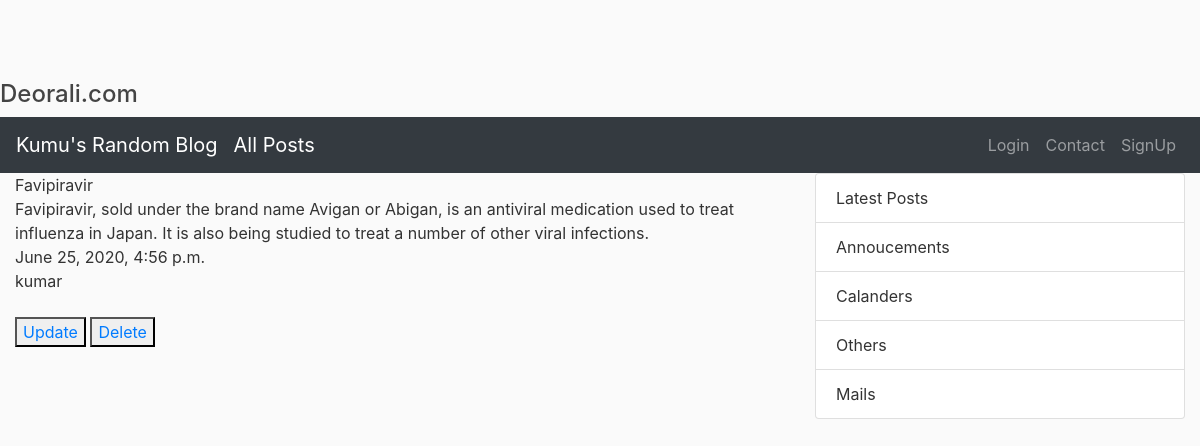
/postdetail/2/, run on the app's committed database.
### blogs/models.py (models this page shows, shortened)
class Post(models.Model):
	title=models.CharField(max_length=100)
	content=models.TextField()
	date_post=models.DateTimeField(default=timezone.now)
	author=models.ForeignKey(User, on_delete=models.CASCADE)

### blogs/views.py (the view)
# urls.py: path('postdetail/<int:pk>/',PostDetailView.as_view(),name='postsdetail'),
class PostDetailView(DetailView):
	model=Post
	template_name='blogs/post_detail.html'
	context_object_name='o'

### blogs/templates/blogs/post_detail.html (shortened to what this page needs)
{% extends "blogs/base.html" %}
{% block content %}
  {{o.title}}<br>
  {{o.content}}<br>
  {{o.date_post}}<br>
  {{o.author}}<br><br>
<button><a href="{% url 'postupdate' o.id %}">Update</a></button>
<button><a href="{% url 'postdelete' o.id %}">Delete</a></button>
{% endblock %}

### blogs/templates/blogs/base.html (style rules this page uses)
body { background: #fafafa; color: #333333; margin-top: 5rem; }

### data on the page
Post: title "Favipiravir", content "Favipiravir, sold under the brand name Avigan or Abigan, is an antiviral medication used to treat influenza in Japan. It is also being studied to treat a number of other viral infections.", date_post "June 25, 2020, 4:56 p.m.", author "kumar"
